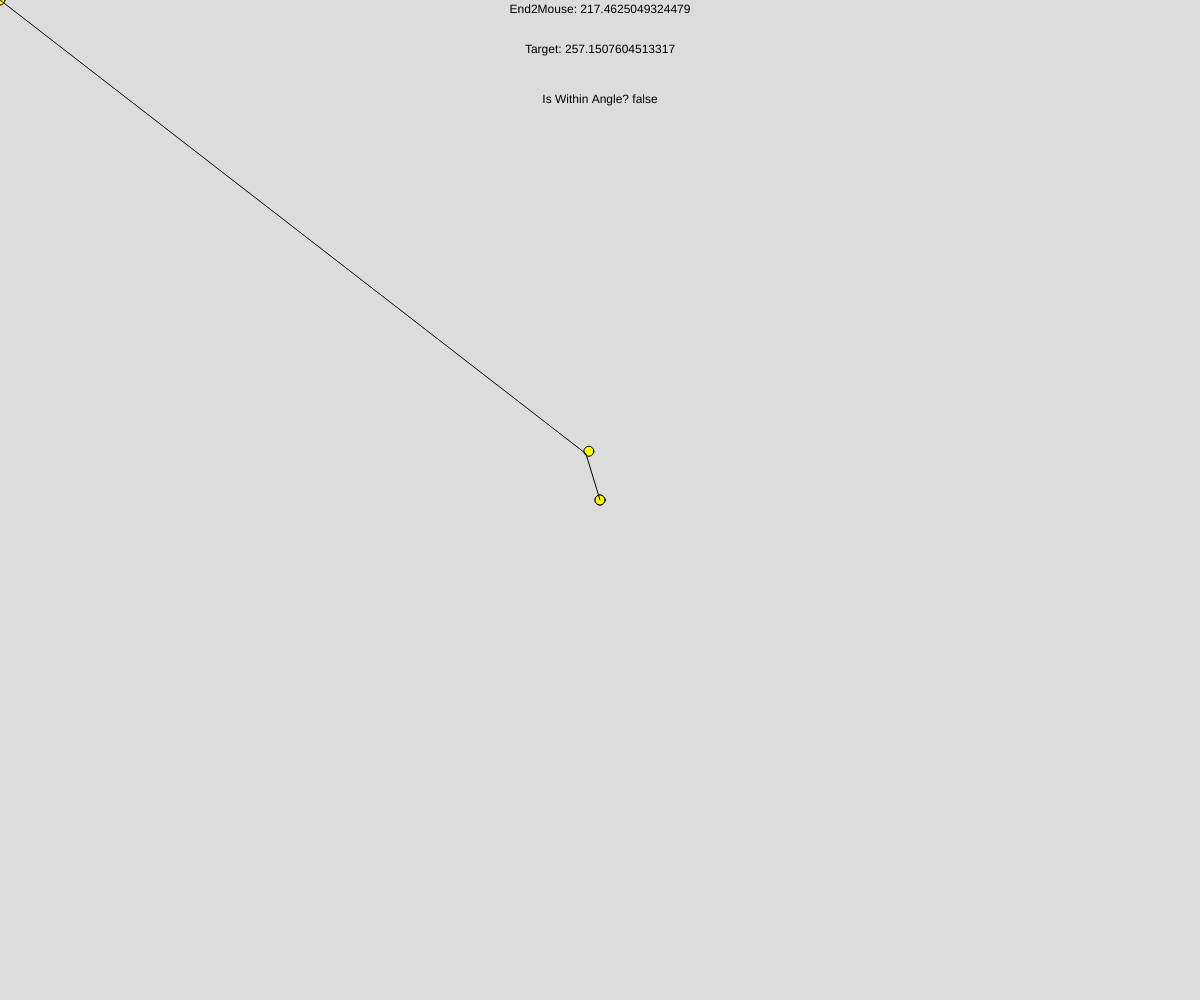
Frame 1 (no input)
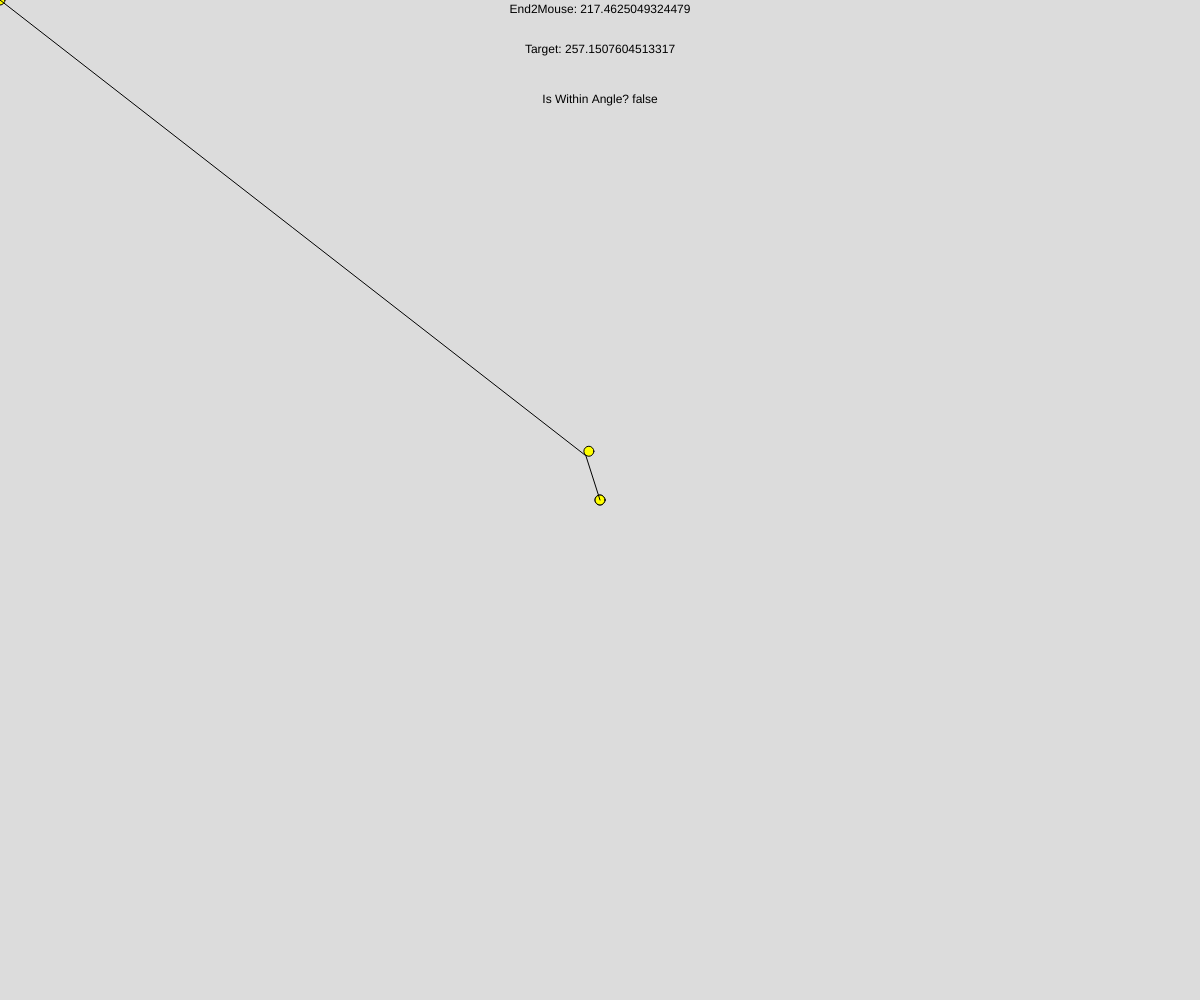
Frame 60 (no input)
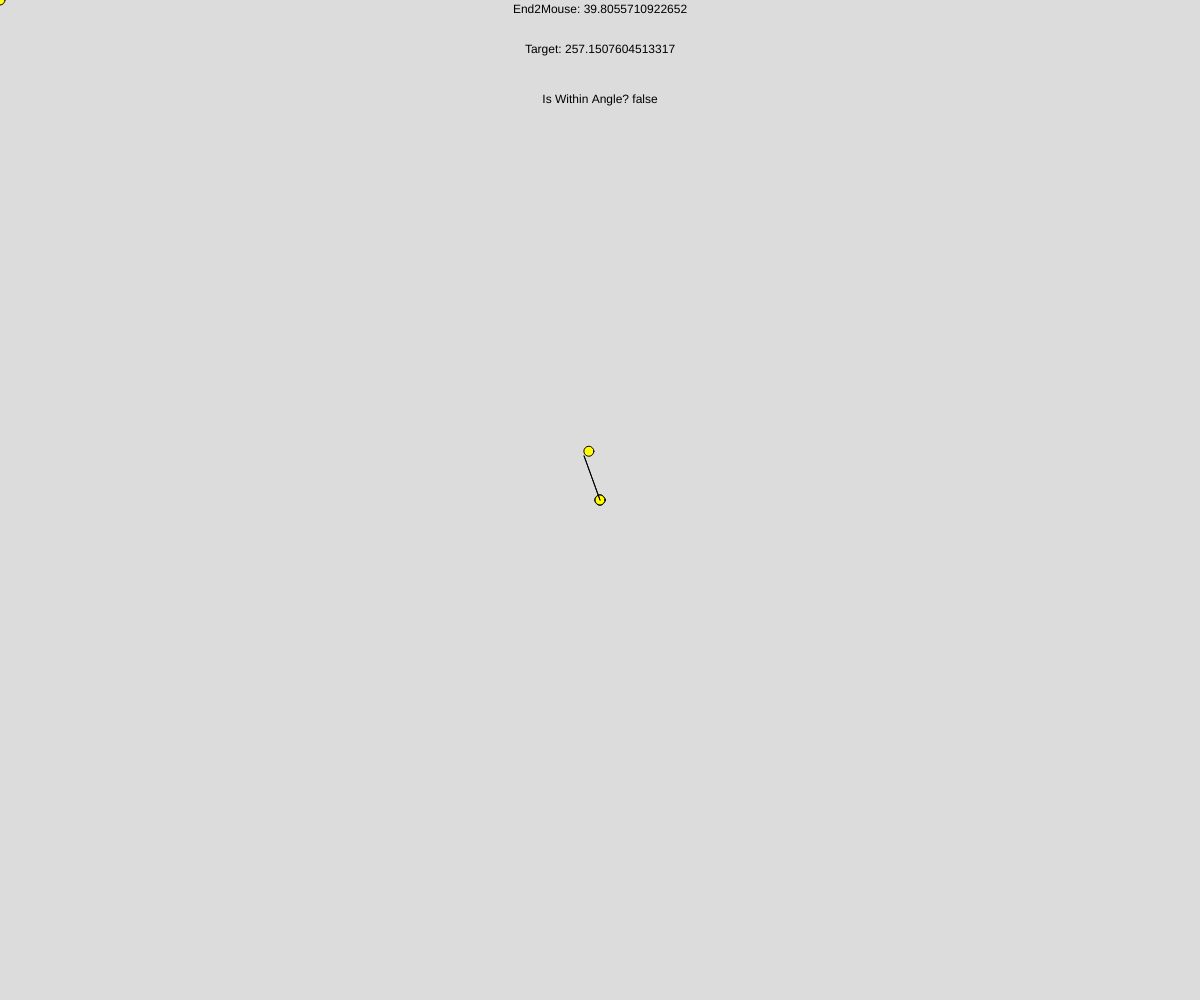
Frame 120 (the mouse pressed at the canvas centre since frame 60)

The p5.js sketch that drew these frames (run headless with seeded random() and noise() and a simulated clock; from frame 60 on, the mouse is pressed at the canvas centre):

// p5.js sketch
// ── sketch.js
let particles = [];
let electrode;
let m;
let electrodeD = 10;
let jitterStrength = 5;
let targetBearing;
let maxAngle;
let maxRange;


function setup() {
  createCanvas(windowWidth, windowHeight);
  maxAngle = PI/6;
  maxRange = width/8;
  m = createVector(mouseX, mouseY);
  electrode = new Particle(width/2, height/2);
  particles.push(electrode);
  let a = random(0,TWO_PI);
  particles.push(new Particle(width/2 + 50*cos(a), height/2 + 50*sin(a)));
  
  targetBearing = getPositiveHeading(p5.Vector.sub(particles[1].p, particles[0].p).heading());

  noFill();
  textAlign(CENTER, CENTER);

}

function draw() {
  background(220);
  m.set(mouseX, mouseY);
  let end2mouseheading = getPositiveHeading(p5.Vector.sub(m, particles[particles.length - 1].p).heading());
  fill(0);
  let isCorrectAngle = isWithinAngle(m, particles[particles.length - 1].p);
  text(`End2Mouse: ${degrees(end2mouseheading)}`, width/2, 10);
  text(`Target: ${degrees(targetBearing)}`, width/2, 50);
  text(`Is Within Angle? ${isCorrectAngle}`, width/2, 100);
  if(isWithinAngle(m, particles[particles.length - 1].p) && isWithinRange(m, particles[particles.length - 1].p)){
    fill(0,255,0);
  } else {
    fill(255, 255, 0);
  }
  circle(m.x, m.y, electrodeD);
  electrode.show()
  for(p of particles){
    p.show();
  }
  drawbolt();
}

function mousePressed(){
  if(mouseButton === LEFT){
    particles.push(new Particle(m.x, m.y));
  }
}

function drawbolt(){
  beginShape();
  origin = particles[0];
  vertex(origin.p.x, origin.p.y);
  prevP = particles[1];
  vertex(prevP.p.x + jitter(), prevP.p.y + jitter());
  for(let i = 2; i < particles.length; i++){
    if(isWithinAngle(particles[i].p, prevP.p) && isWithinAngle(particles[i].p, prevP.p)){
      vertex(particles[i].p.x + jitter(), particles[i].p.y + jitter());
      prevP = particles[i];
    }
  }
  vertex(m.x, m.y);
  endShape(OPEN);
}

function jitter(){
  return random(-jitterStrength, jitterStrength);
}

function getPositiveHeading(heading){
  return heading < 0 ? heading + TWO_PI : heading;
}


function isWithinAngle(endP, startP){
  let angle = p5.Vector.sub(endP, startP).heading()
  return abs(getPositiveHeading(angle) - targetBearing) < maxAngle;
}

function isWithinRange(p1, p2){
  return p5.Vector.dist(p1, p2) < maxRange;
}
// ── bolt.js
class Bolt{
    constructor(baseParticle, firstParticle){
        this.baseParticle;
        this.firstParticle = firstParticle;
        this.boltBearing = getPositiveHeading(p5.Vector.sub(firstParticle, baseParticle).heading())
        this.includedParticales = [this.baseNode, this.firstParticle];
        this.lifeSpan = 100;
    }

    show(){
        beginShape();
        for(p of this.includedParticales){
            vertex(p.p.x + jitter(), p.p.y + jitter());
        }
        endShape(OPEN);
    }
}
// ── particle.js
class Particle{
    constructor(x,y){
        this.p = createVector(x,y);
        this.isConnected = false;
    }

    connect(){
        this.isConnected = true;
    }

    show(){
        fill(255, 255, 0);
        circle(this.p.x, this.p.y, electrodeD);
        noFill();
    }
}
